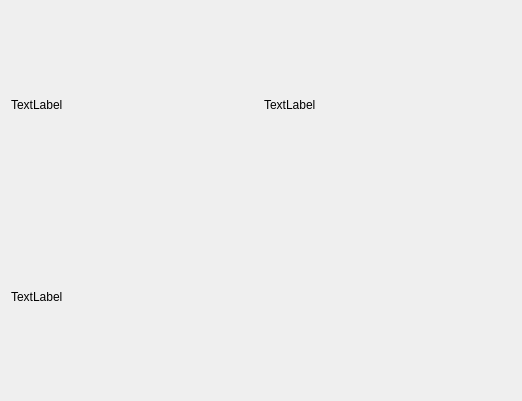
<?xml version="1.0" encoding="UTF-8"?>
<ui version="4.0">
 <class>imgWin</class>
 <widget class="QMainWindow" name="imgWin">
  <property name="geometry">
   <rect>
    <x>0</x>
    <y>0</y>
    <width>522</width>
    <height>401</height>
   </rect>
  </property>
  <property name="windowTitle">
   <string>imgWin</string>
  </property>
  <widget class="QWidget" name="cWidget">
   <property name="autoFillBackground">
    <bool>false</bool>
   </property>
   <layout class="QVBoxLayout" name="vbox">
    <item>
     <layout class="QHBoxLayout" name="hbox">
      <property name="sizeConstraint">
       <enum>QLayout::SetFixedSize</enum>
      </property>
      <item>
       <widget class="QLabel" name="labelB">
        <property name="text">
         <string>TextLabel</string>
        </property>
       </widget>
      </item>
      <item>
       <widget class="QLabel" name="labelA">
        <property name="text">
         <string>TextLabel</string>
        </property>
       </widget>
      </item>
     </layout>
    </item>
    <item>
     <widget class="QLabel" name="labelImage">
      <property name="text">
       <string>TextLabel</string>
      </property>
     </widget>
    </item>
   </layout>
  </widget>
 </widget>
 <layoutdefault spacing="6" margin="11"/>
 <resources/>
 <connections/>
</ui>
